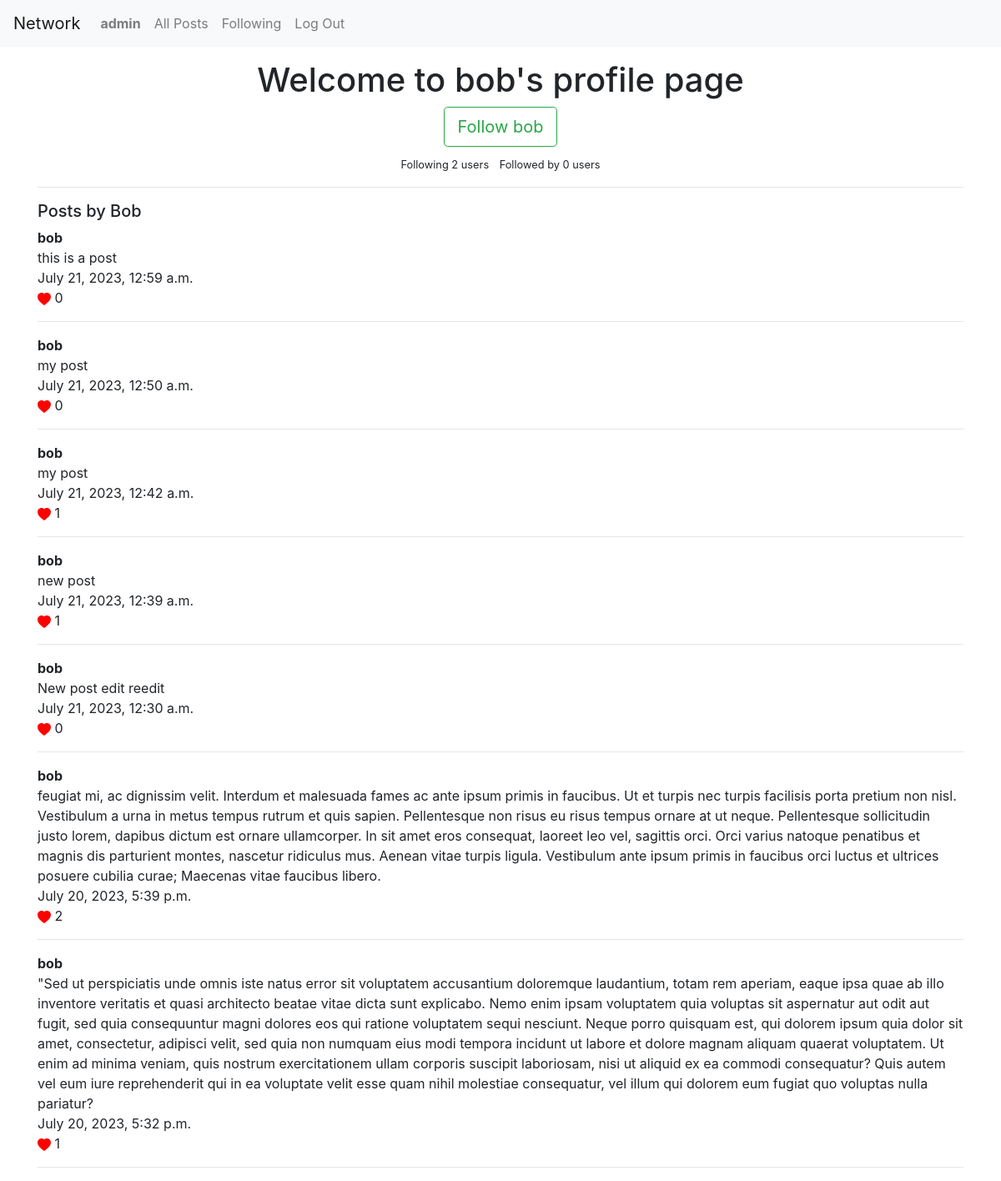
Screenshot of /profile/3 (signed in) with the database file from the repository.
### network/models.py (models this page shows, shortened)
class User(AbstractUser):
    pass

class Profile(models.Model):
    user = models.OneToOneField(User, on_delete=models.CASCADE)
    follows = models.ManyToManyField('self', related_name="followed_by", symmetrical=False, blank=True)
    def create_profile(sender, instance, created, **kwargs):
        if created:
            user_profile = Profile(user=instance)
            user_profile.save()
    post_save.connect(create_profile, sender=User)

class Post(models.Model):
    content = models.TextField(verbose_name='')
    user = models.ForeignKey(User, on_delete=models.CASCADE)
    comment = models.ForeignKey(Comment, on_delete=models.CASCADE, blank=True, null=True)
    pub_date = models.DateTimeField(auto_now_add=True)
    likes = models.ManyToManyField(User, related_name="post_like", blank=True)
    class Meta:
        ordering = ["-pub_date"]

### network/views.py (the view, shortened to what this page needs)
# urls.py: path('profile/<int:id>', views.profile, name='profile'),
def profile(request, id):
    if request.user.is_authenticated:
        try:
            profile = Profile.objects.get(id=id)
        except (KeyError, Profile.DoesNotExist):
            return render(request, "network/profile.html", {"error_message":"Error"})
        else:
            user_posts = profile.user.post_set.all()
            following = profile.follows.all()
        return render(request, "network/profile.html", {'profile': profile, 'user_posts': user_posts})
    return HttpResponseRedirect(reverse('login'))

### network/templates/network/profile.html (shortened to what this page needs)
{% extends "network/layout.html" %}
{% load crispy_forms_tags %}
{% block body %}
<div class="container">
    {% if profile %}
        {% if request.user.profile == profile %}
            <h1 class="text-center mt-3">Welcome to your profile page</h1>
        {% else %}
            <h1 class="text-center mt-3">Welcome to {{ profile.user.username }}'s profile page</h1>
            <form method="POST" class="my-2">
                <div class="col text-center">
                {% if profile in request.user.profile.follows.all %}
                <button class="btn btn-outline-danger btn-lg" type="submit" name="follow" value="unfollow">Unfollow {{ profile.user}}</button>
                {% else %}
                <button class="btn btn-outline-success btn-lg" type="submit" name="follow" value="follow">Follow {{ profile.user}}</button>
                {% endif %}
                </div>
            </form>
        {% endif %}
        <div class="text-center">
            <small class="mx-1">Following {{ profile.follows.count }} user{{ profile.follows.count|pluralize}}</small>
            <small class='mx-1'>Followed by {{ profile.followed_by.count }} user{{ profile.followed_by.count|pluralize }}</small>
        </div>
        <hr>
        {% if user_posts %}
            <p class="h5 my-2">Posts by {{ profile.user.username | capfirst}}</p>
            {% for post in user_posts %}
                <p class="m-0 font-weight-bolder">{{ post.user.username }}</p>
                <p class="m-0">{{ post.content }}</p>
                <p class="m-0">{{ post.pub_date }}</p>
                <a href="#" class="m-0">
                    <svg  xmlns="http://www.w3.org/2000/svg" width="16" height="16" fill="red" class="bi bi-heart-fill" viewBox="0 0 16 16">
                        <path fill-rule="evenodd" d="M8 1.314C12.438-3.248 23.534 4.735 8 15-7.534 4.736 3.562-3.248 8 1.314z"/>
                    </svg>
                </a>{{ post.likes.count }}
                <hr>
                {% endfor %}
        {% else %}
            <p class="h5 my-2">{{ profile.user.username|capfirst }} has no posts</p>
        {% endif %}
    {% else %}
        <h1>Profile Does not exist </h1>
        <a class="btn btn-primary btn-lg" href="{% url 'login' %}">Login</a> or <a class="btn btn-primary btn-lg" href="{% url 'register' %}">Register</a>
    {% endif %}
</div>
{% endblock %}

### network/templates/network/layout.html (shortened to what this page needs)
{% load static %}
<!DOCTYPE html>
<html lang="en">
    <head>
        <link rel="stylesheet" href="https://stackpath.bootstrapcdn.com/bootstrap/4.4.1/css/bootstrap.min.css">
        <link href="{% static 'network/styles.css' %}" rel="stylesheet">
    </head>
    <body>
        <nav class="navbar navbar-expand-lg navbar-light bg-light">
            <a class="navbar-brand" href="#">Network</a>
            <div>
              <ul class="navbar-nav mr-auto">
                {% if user.is_authenticated %}
                    <li class="nav-item">
                        <a class="nav-link" href="#"><strong>{{ user.username }}</strong></a>
                    </li>
                {% endif %}
                <li class="nav-item">
                  <a class="nav-link" href="{% url 'index' %}">All Posts</a>
                </li>
                {% if user.is_authenticated %}
                    <li class="nav-item">
                        <a class="nav-link" href="{% url 'following' %}">Following</a>
                    </li>
                    <li class="nav-item">
                        <a class="nav-link" href="{% url 'logout' %}">Log Out</a>
                    </li>
                {% endif %}
              </ul>
            </div>
          </nav>
        <div class="body">
            {% block body %}
            {% endblock %}
        </div>
    </body>
</html>

### rows the page displays
User: username "admin"
Profile: user.username "bob", user "bob", follows.count "2", followed_by.count "0", user.username "Bob"
Post: user.username "bob", content "this is a post", pub_date "July 21, 2023, 12:59 a.m.", likes.count "0"
Post: user.username "bob", content "my post", pub_date "July 21, 2023, 12:50 a.m.", likes.count "0"
Post: user.username "bob", content "my post", pub_date "July 21, 2023, 12:42 a.m.", likes.count "1"
Post: user.username "bob", content "new post", pub_date "July 21, 2023, 12:39 a.m.", likes.count "1"
Post: user.username "bob", content "New post edit reedit", pub_date "July 21, 2023, 12:30 a.m.", likes.count "0"
Post: user.username "bob", content "feugiat mi, ac dignissim velit. Interdum et malesuada fames ac ante ipsum primis in faucibus. Ut et turpis nec turpis facilisis porta pretium non nisl. Vestibulum a urna in metus tempus rutrum et quis sapien. Pellentesque non risus eu risus tempus ornare at ut neque. Pellentesque sollicitudin justo lorem, dapibus dictum est ornare ullamcorper. In sit amet eros consequat, laoreet leo vel, sagittis orci. Orci varius natoque penatibus et magnis dis parturient montes, nascetur ridiculus mus. Aenean vitae turpis ligula. Vestibulum ante ipsum primis in faucibus orci luctus et ultrices posuere cubilia curae; Maecenas vitae faucibus libero.", pub_date "July 20, 2023, 5:39 p.m.", likes.count "2"
Post: user.username "bob", content "\"Sed ut perspiciatis unde omnis iste natus error sit voluptatem accusantium doloremque laudantium, totam rem aperiam, eaque ipsa quae ab illo inventore veritatis et quasi architecto beatae vitae dicta sunt explicabo. Nemo enim ipsam voluptatem quia voluptas sit aspernatur aut odit aut fugit, sed quia consequuntur magni dolores eos qui ratione voluptatem sequi nesciunt. Neque porro quisquam est, qui dolorem ipsum quia dolor sit amet, consectetur, adipisci velit, sed quia non numquam eius modi tempora incidunt ut labore et dolore magnam aliquam quaerat voluptatem. Ut enim ad minima veniam, quis nostrum exercitationem ullam corporis suscipit laboriosam, nisi ut aliquid ex ea commodi…", pub_date "July 20, 2023, 5:32 p.m.", likes.count "1"
